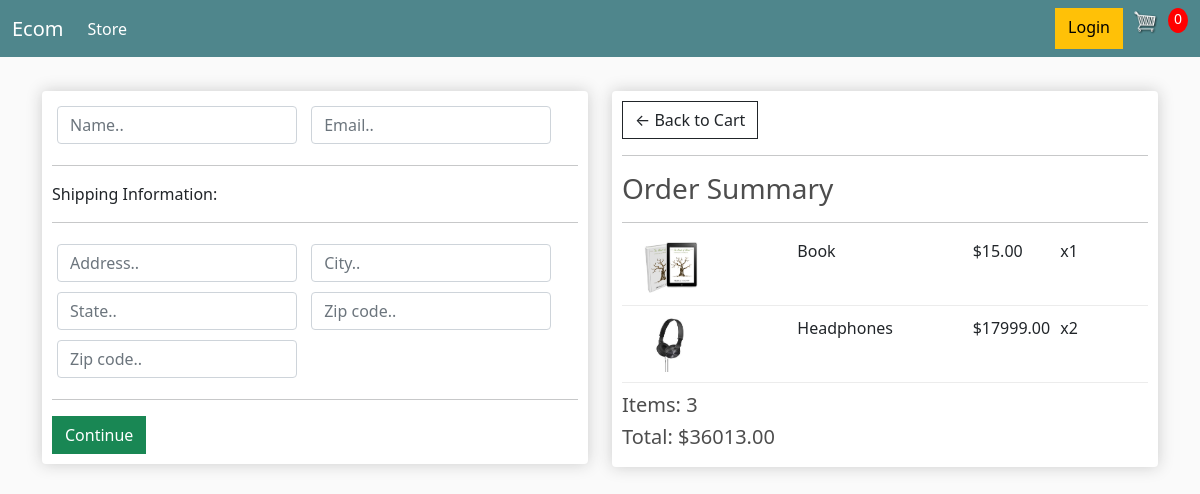
Screenshot of /checkout/ (signed in) with the database file from the repository.
### store/models.py (models this page shows, shortened)
class OrderItem(models.Model):
    product = models.ForeignKey(
        Product, on_delete=models.SET_NULL, blank=True, null=True)
    order = models.ForeignKey(
        Order, on_delete=models.SET_NULL, blank=True, null=True)
    quantity = models.IntegerField(default=0, null=True, blank=True)
    date_added = models.DateTimeField(auto_now_add=True)
    @property
    def get_total(self):
        total = self.product.price * self.quantity
        return total

class Product(models.Model):
    name = models.CharField(max_length=200, null=True)
    price = models.FloatField()
    digital = models.BooleanField(default=False, null=True, blank=False)
    image = models.ImageField(null=True, blank=True)
    @property
    def imageURL(self):
        try:
            url = self.image.url
        except:
            url = ''
        return url

class Order(models.Model):
    customer = models.ForeignKey(
        Customer, on_delete=models.SET_NULL, blank=True, null=True)
    date_order = models.DateTimeField(auto_now_add=True)
    complete = models.BooleanField(default=False, null=True, blank=False)
    transaction_id = models.CharField(max_length=200, null=True)
    @property
    def get_cart_total(self):
        orderitems = self.orderitem_set.all()
        total = sum([item.get_total for item in orderitems])
        return total
    @property
    def get_cart_items(self):
        orderitems = self.orderitem_set.all()
        total = sum([item.quantity for item in orderitems])
        return total

### store/views.py (the view)
# urls.py: path('checkout/', store_checkout_view, name='checkout'),
def store_checkout_view(request):
    if request.user.is_authenticated:
        customer = request.user.customer
        order, created = Order.objects.get_or_create(
            customer=customer, complete=False)
        items = order.orderitem_set.all()
    else:
        items = []
        order = {
            'get_cart_total': 0,
            'get_cart_items': 0
        }
    context = {
        'items': items,
        'order': order
    }
    return render(request, 'store/checkout.html', context)

### store/templates/store/checkout.html (shortened to what this page needs)
{% extends 'store/main.html' %}
{% load static %}
{% block content %}
<div class="row">
    <div class="col-lg-6">
        <div class="box-element" id="form-wrapper">
            <form id="form">
                <div id="user-info">
                    <div class="form-field">
                        <input required class="form-control" type="text" name="name" placeholder="Name..">
                    </div>
                    <div class="form-field">
                        <input required class="form-control" type="email" name="email" placeholder="Email..">
                    </div>
                </div>
                <div id="shipping-info">
                    <hr>
                    <p>Shipping Information:</p>
                    <hr>
                    <div class="form-field">
                        <input class="form-control" type="text" name="address" placeholder="Address..">
                    </div>
                    <div class="form-field">
                        <input class="form-control" type="text" name="city" placeholder="City..">
                    </div>
                    <div class="form-field">
                        <input class="form-control" type="text" name="state" placeholder="State..">
                    </div>
                    <div class="form-field">
                        <input class="form-control" type="text" name="zipcode" placeholder="Zip code..">
                    </div>
                    <div class="form-field">
                        <input class="form-control" type="text" name="country" placeholder="Zip code..">
                    </div>
                </div>
                <hr>
                <input id="form-button" class="btn btn-success btn-block" type="submit" value="Continue">
            </form>
        </div>
        <br>
    </div>
    <div class="col-lg-6">
        <div class="box-element">
            <a  class="btn btn-outline-dark" href="{% url 'cart' %}">&#x2190; Back to Cart</a>
            <hr>
            <h3>Order Summary</h3>
            <hr>
            {% for item in items %}
            <div class="cart-row">
                <div style="flex:2"><img class="row-image" src="{{ item.product.imageURL }}"></div>
                <div style="flex:2"><p>{{ item.product.name }}</p></div>
                <div style="flex:1"><p>${{ item.product.price|floatformat:2 }}</p></div>
                <div style="flex:1"><p>x{{ item.quantity }}</p></div>
            </div>
            {% endfor %}
            <h5>Items:   {{ order.get_cart_items }}</h5>
            <h5>Total:   ${{ order.get_cart_total|floatformat:2 }}</h5>
        </div>
    </div>
</div>
{% endblock %}

### static/css/main.css (style rules this page uses)
body { background-color: hsl(0, 0%, 98%); }
h1,h2,h3,h4,h5,h6 { color:hsl(0, 0%, 30%); }
.box-element { box-shadow:hsl(0, 0%, 80%) 0 0 16px; background-color: #fff; border-radius: 4px; padding: 10px; }
.col-lg-4, .col-lg-6, .col-lg-8, .col-lg-12 { margin-top: 10px; }
.btn { border-radius: 0; }
.row-image { width: 100px; }
.form-field { width:250px; display: inline-block; padding: 5px; }
.cart-row { display: flex; align-items: flex-stretch; padding-bottom: 10px; margin-bottom: 10px; border-bottom: 1px solid #ececec; }

### rows the page displays
OrderItem: product.imageURL (picture), product.name "Book", product.price "15.00", quantity "1"
OrderItem: product.imageURL (picture), product.name "Headphones", product.price "17999.00", quantity "2"
Order: get_cart_items "3", get_cart_total "36013.00"
